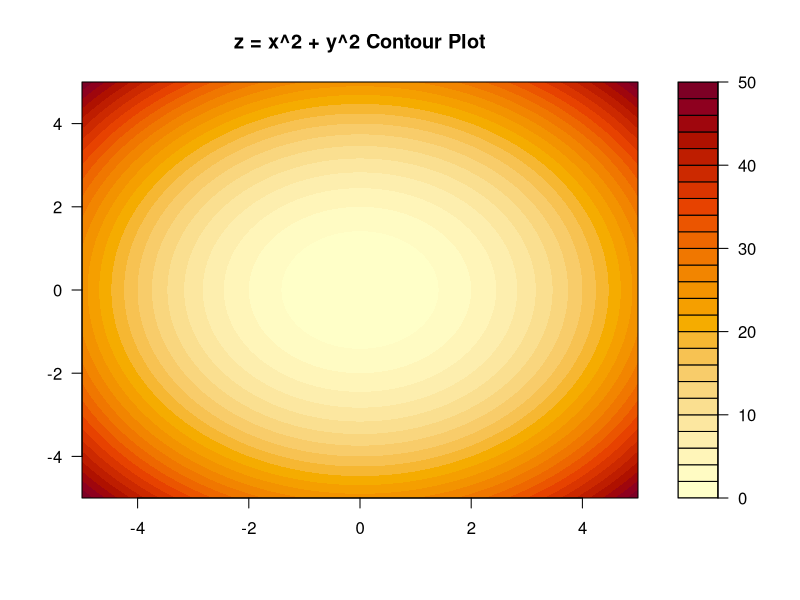

Write the R code that produced this figure.
## ---- chunk 1
library(ggplot2)
library(gganimate)
## ---- chunk 2
x <- seq(-5, 5, length = 100)
y <- seq(-5, 5, length = 100)
z <- outer(x, y, function(x, y) x^2 + y^2)

# 等高線の塗りつぶしプロットの作成
filled.contour(x, y, z, main = "z = x^2 + y^2 Contour Plot")
# filled.contour(x, y, z, color.palette = terrain.colors, main = "z = x^2 + y^2 Contour Plot")
